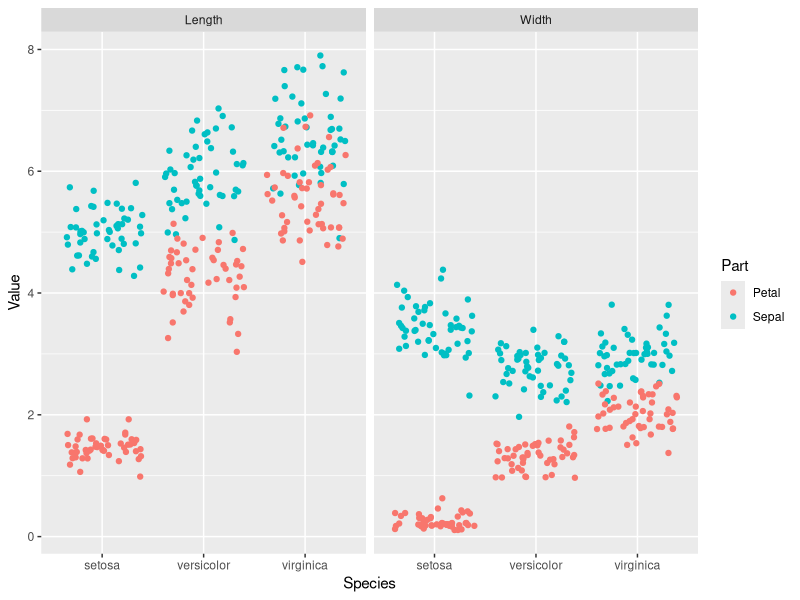
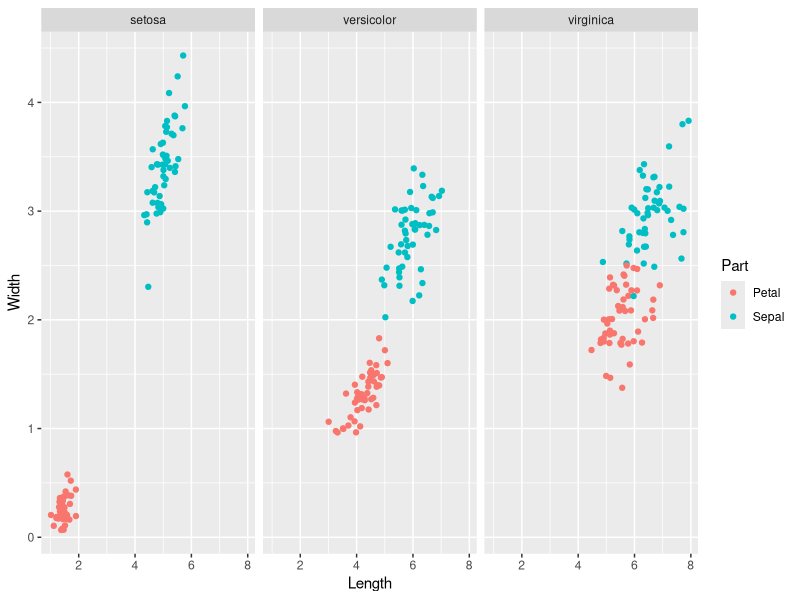
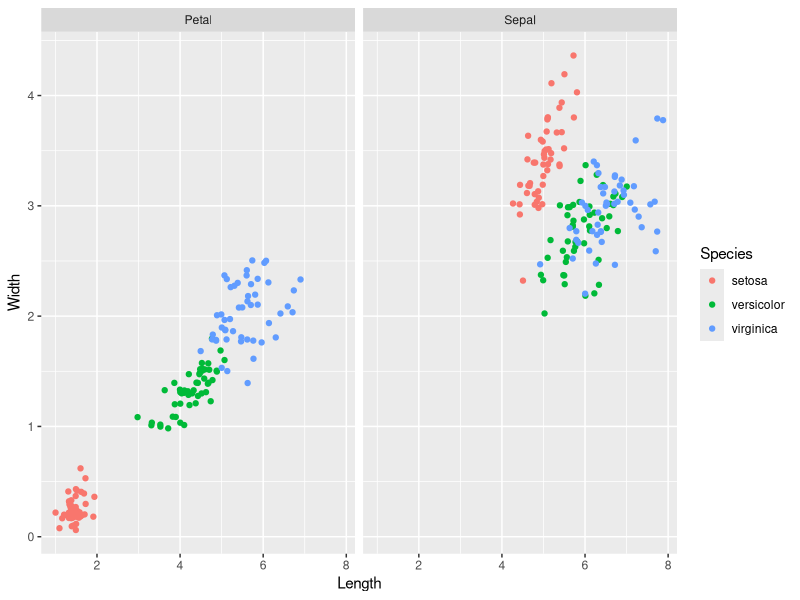

These figures' R source, in order: (Note: this script raises an error after producing the figures.)
## ---- chunk 1
library(tidyverse)
## ---- chunk 2
df <- iris
str(df)
## ---- chunk 3
head(df)
## ---- chunk 4
df_long <- df %>% 
    gather(key = Part_Measure, value = Value, -Species) %>% #Gather columns
    separate(col = Part_Measure, into = c("Part", "Measure"), sep = "\\.") #Break gathered column into two columns
df_long$Measure <- as.factor(df_long$Measure)
head(df_long)
## ---- chunk 5
df$FlowerID <- 1:nrow(df)
df_wide <- df %>% 
    gather(key = Part_Measure, value = Value, -Species, -FlowerID) %>% 
    separate(col = Part_Measure, into = c("Part", "Measure"), sep = "\\.") %>% 
    spread(key = Measure, value = Value)
head(df_wide)
## ---- chunk 6
ggplot(df_long, aes(x = Species, y = Value, col = Part)) +
    geom_jitter()+
    facet_grid(. ~ Measure)
## ---- chunk 7
ggplot(df_wide, aes(x = Length, y = Width, col = Part)) +
    geom_jitter() +
    facet_grid(. ~ Species)
## ---- chunk 8
ggplot(df_wide, aes(x=Length, y = Width, col = Species)) +
    geom_jitter() +
    facet_grid(. ~ Part)
## ---- chunk 9
library(R6)
## ---- chunk 10
sigmoid <- function(x) {
    1/(1+exp(-x))
}

d_sigmoid <- function(x) {
    sigmoid(x)*(1-sigmoid(x))
}

softmax <- function(x) {
    exps <- exp(x-max(x))
    exps/sum(exps)
}

cross_entropy <- function(pred, real) {
    n_samples <- length(real)
    res <- pred - real
    res/n_samples
}
## ---- chunk 11
NeuralNetwork <- R6Class("NeuralNetwork",
    public = list(
        X = NULL, Y = NULL,
        W1 = NULL, B1 = NULL,
        W2 = NULL, B2 = NULL,
        Lr = NULL, Neurons = NULL,
        output = NULL,
        initialize = function(data, real, neurons = 5, rate = 0.0001) {
            self$X <- data
            self$Neurons <- neurons
            self$Lr <- rate
            ip_dim = dim(data)[2]
            op_dim = dim(real)[2]
            
            self$W1 <- matrix(rnorm(ip_dim*self$Neurons), ip_dim, self$Neurons)
            self$W2 <- matrix(rnorm(self$Neurons*op_dim), self$Neurons, op_dim)
            self$B1 <- matrix(0, 1, self$Neurons)
            self$B2 <- matrix(0, 1, op_dim)
            self$Y <- y
        },
        feedforward = function() {
            
        },
        backprop = function() {
            
        },
        predict = function() {
            
        }
    )
)
## ---- chunk 12
test_data <- data.matrix(df[,1:4])
test_real <- df[,5, drop=FALSE]
for (level in levels(test_real$Species)) {
    boop[[level]] <- 1
}
